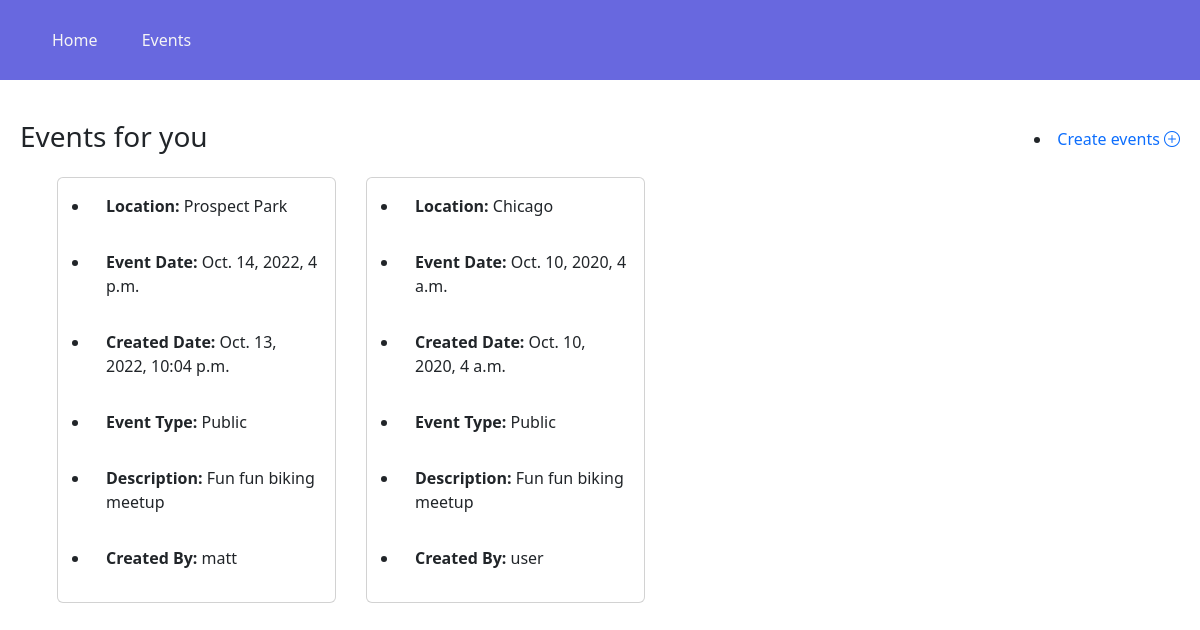
The app's page /event_success, older data.
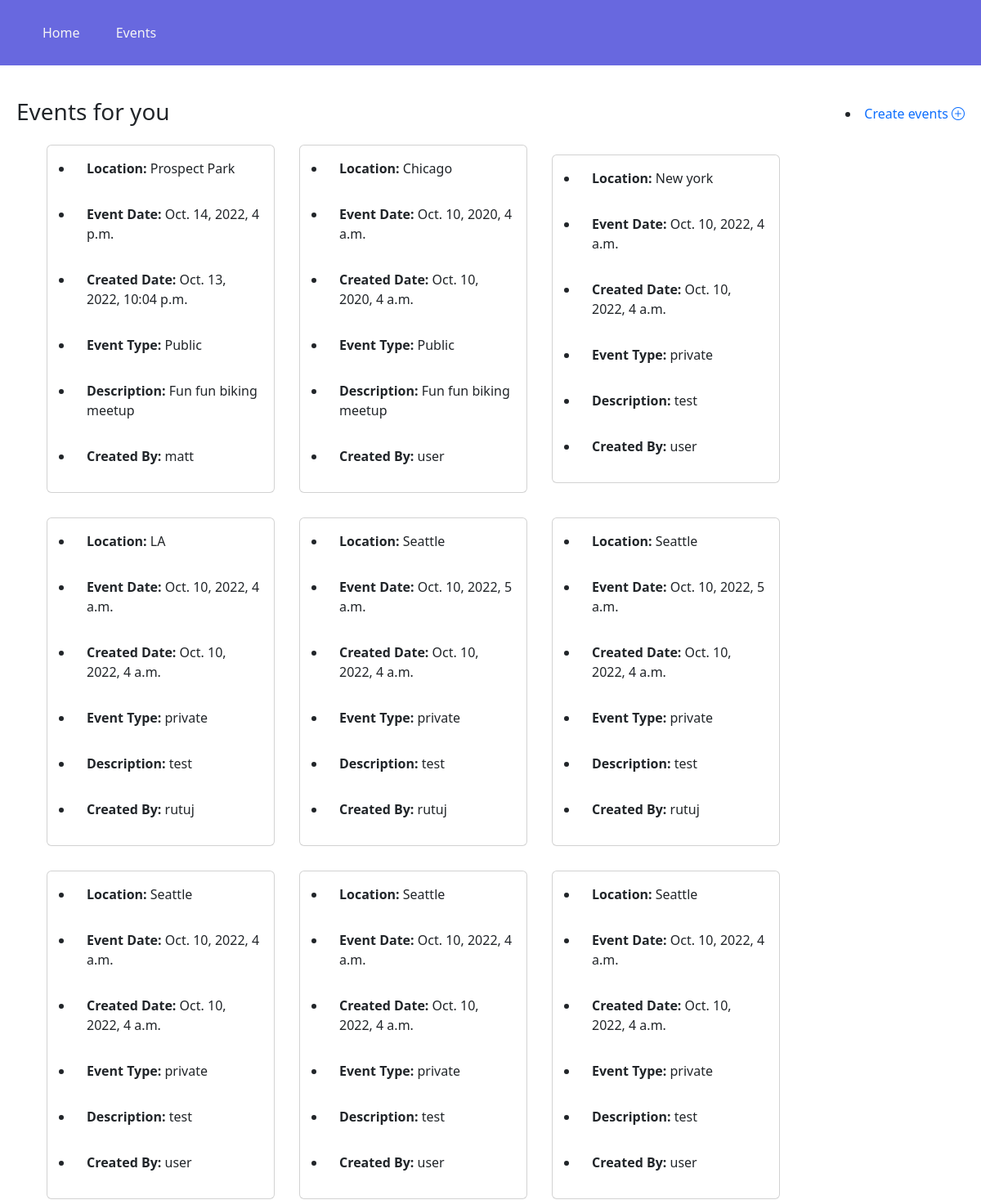
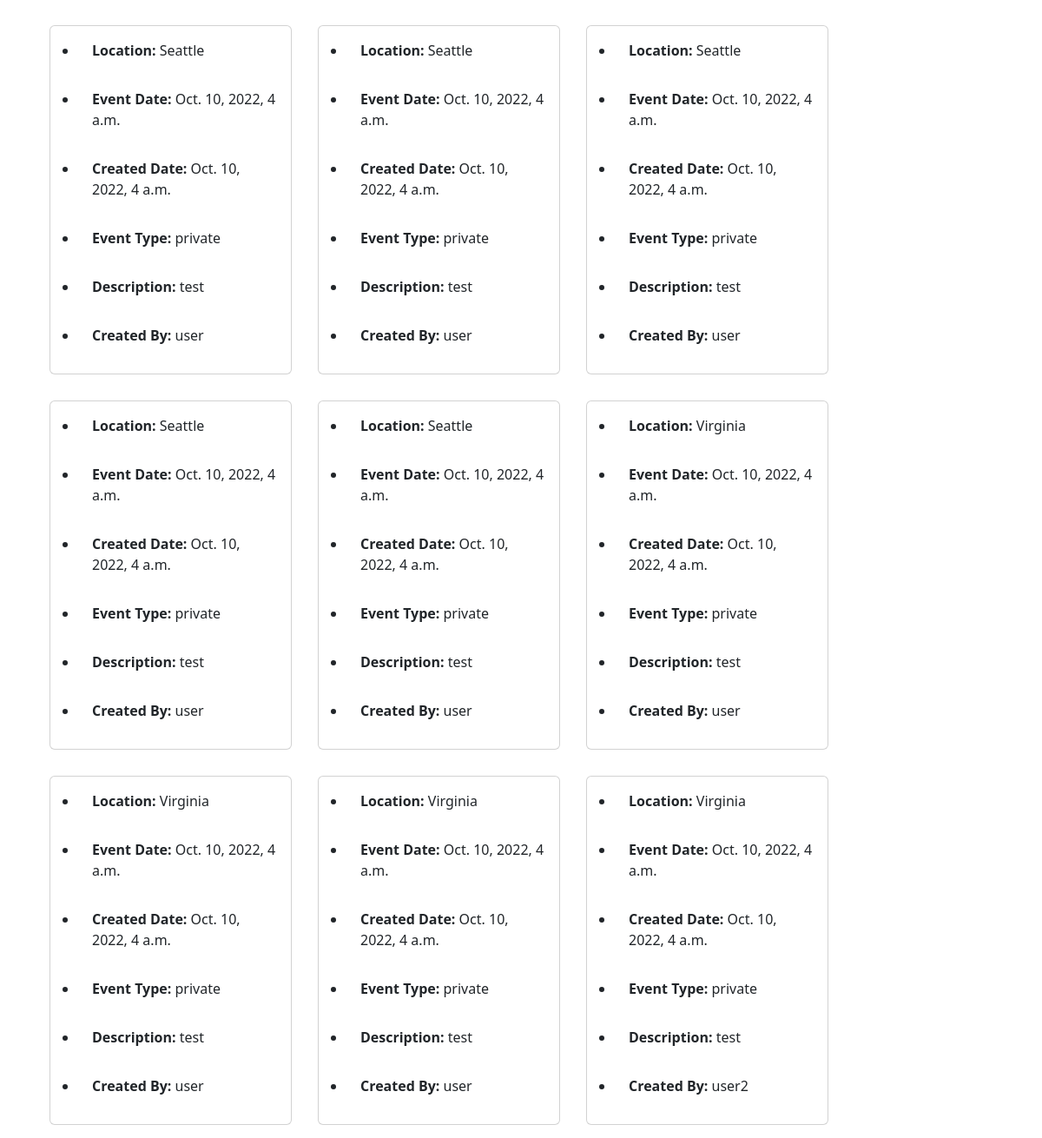
The same page, newer data (2 pictures, top to bottom).
### bikingapp/models.py (models this page shows)
class Event(models.Model):
    location = models.CharField(max_length = 200)
    date_time = models.DateTimeField('event date and time')
    date_created = models.DateTimeField('event created date')
    public_private = models.CharField(max_length = 200)
    description = models.CharField(max_length = 500)
    created_by = models.CharField(max_length = 100, default = 'user')

### bikingapp/views.py (the view)
# urls.py: path('event_success', views.success_page)
def success_page(request):
    location1 = request.POST.get('location')
    created_by = request.POST.get('created_by')
    date_time = request.POST.get('date_time')
    date_created = request.POST.get('date_created')
    obj = models.Event.objects.order_by('id')
    context= {'obj1' : obj}
    return render(request, 'event_success.html', context)

### bikingapp/templates/event_success.html (shortened to what this page needs)
<!DOCTYPE html>
<html lang="en">
<head>
    <link href="https://cdn.jsdelivr.net/npm/bootstrap@5.2.2/dist/css/bootstrap.min.css" rel="stylesheet">
    <link rel="stylesheet" href="https://cdn.jsdelivr.net/npm/bootstrap-icons@1.9.1/font/bootstrap-icons.css">
</head>
<body>
    {% extends 'base.html' %}
    {% block content %}
        <div style="margin-top: 120px">
            <div style="display: flex;justify-content: space-between;">
                <h3 style="margin-left: 20px;">Events for you</h3>
                <h6 style="float: right; margin-right: 20px; margin-top: 10px;">
                    <li><a href="/event" style="text-decoration: none;">Create events
                        <i class="bi bi-plus-circle"></i></a></li>
                </h6>
            </div>
            <div class="col container d-flex flex-wrap align-items-center space-between">
                {% for obj in obj1 %}
                    <div class="card col-lg-3" style="margin: 15px;">
                        <ul>
                            <li class="card-body"><b>Location:</b> {{obj.location}}</li>
                            <li class="card-body"><b>Event Date:</b> {{obj.date_time}}</li>
                            <li class="card-body"><b>Created Date:</b> {{obj.date_created}}</li>
                            <li class="card-body"><b>Event Type:</b> {{obj.public_private}}</li>
                            <li class="card-body"><b>Description:</b> {{obj.description}}</li>
                            <li class="card-body"><b>Created By:</b> {{obj.created_by}}</li>
                        </ul>
                    </div>
                {% endfor %}
                </div>
        </div>
    {% endblock content %}

### bikingapp/templates/base.html (shortened to what this page needs)
<!DOCTYPE html>
<html lang = "en">
    <head>
        {% load static %}
        <link rel="stylesheet" href="{% static '/css/base.css' %}" />
        <link href="https://cdn.jsdelivr.net/npm/bootstrap@5.2.2/dist/css/bootstrap.min.css" rel="stylesheet">
    </head>
    <body>
        <header>
            <nav>
                <ul>
                    <li><a href="/">Home</a></li>
                    <li><a href="/event_success">Events</a></li>
                </ul>
            </nav>
        </header>
        {% block content %}
        {% endblock content %}
    </body>
</html>

### bikingapp/static/css/base.css (style rules this page uses)
header { background-color: rgb(104, 104, 223); position: fixed; top: 0; left: 0; right: 0; height: 80px; display: flex; align-items: center; }
header * { display: inline; }
header li { margin: 20px; }
header li a { color: whitesmoke; text-decoration: none; }

Row changes from the older to the newer data that the page shows:
added Event: location "New york", date_time "Oct. 10, 2022, 4 a.m.", date_created "Oct. 10, 2022, 4 a.m.", public_private "private", description "test", created_by "user"
added Event: location "LA", date_time "Oct. 10, 2022, 4 a.m.", date_created "Oct. 10, 2022, 4 a.m.", public_private "private", description "test", created_by "rutuj"
added Event: location "Seattle", date_time "Oct. 10, 2022, 5 a.m.", date_created "Oct. 10, 2022, 4 a.m.", public_private "private", description "test", created_by "rutuj"
added Event: location "Seattle", date_time "Oct. 10, 2022, 5 a.m.", date_created "Oct. 10, 2022, 4 a.m.", public_private "private", description "test", created_by "rutuj"
added Event: location "Seattle", date_time "Oct. 10, 2022, 4 a.m.", date_created "Oct. 10, 2022, 4 a.m.", public_private "private", description "test", created_by "user"
added Event: location "Seattle", date_time "Oct. 10, 2022, 4 a.m.", date_created "Oct. 10, 2022, 4 a.m.", public_private "private", description "test", created_by "user"
added Event: location "Seattle", date_time "Oct. 10, 2022, 4 a.m.", date_created "Oct. 10, 2022, 4 a.m.", public_private "private", description "test", created_by "user"
added Event: location "Seattle", date_time "Oct. 10, 2022, 4 a.m.", date_created "Oct. 10, 2022, 4 a.m.", public_private "private", description "test", created_by "user"
added Event: location "Seattle", date_time "Oct. 10, 2022, 4 a.m.", date_created "Oct. 10, 2022, 4 a.m.", public_private "private", description "test", created_by "user"
added Event: location "Seattle", date_time "Oct. 10, 2022, 4 a.m.", date_created "Oct. 10, 2022, 4 a.m.", public_private "private", description "test", created_by "user"
added Event: location "Seattle", date_time "Oct. 10, 2022, 4 a.m.", date_created "Oct. 10, 2022, 4 a.m.", public_private "private", description "test", created_by "user"
added Event: location "Seattle", date_time "Oct. 10, 2022, 4 a.m.", date_created "Oct. 10, 2022, 4 a.m.", public_private "private", description "test", created_by "user"
added Event: location "Virginia", date_time "Oct. 10, 2022, 4 a.m.", date_created "Oct. 10, 2022, 4 a.m.", public_private "private", description "test", created_by "user"
added Event: location "Virginia", date_time "Oct. 10, 2022, 4 a.m.", date_created "Oct. 10, 2022, 4 a.m.", public_private "private", description "test", created_by "user"
added Event: location "Virginia", date_time "Oct. 10, 2022, 4 a.m.", date_created "Oct. 10, 2022, 4 a.m.", public_private "private", description "test", created_by "user"
added Event: location "Virginia", date_time "Oct. 10, 2022, 4 a.m.", date_created "Oct. 10, 2022, 4 a.m.", public_private "private", description "test", created_by "user2"
